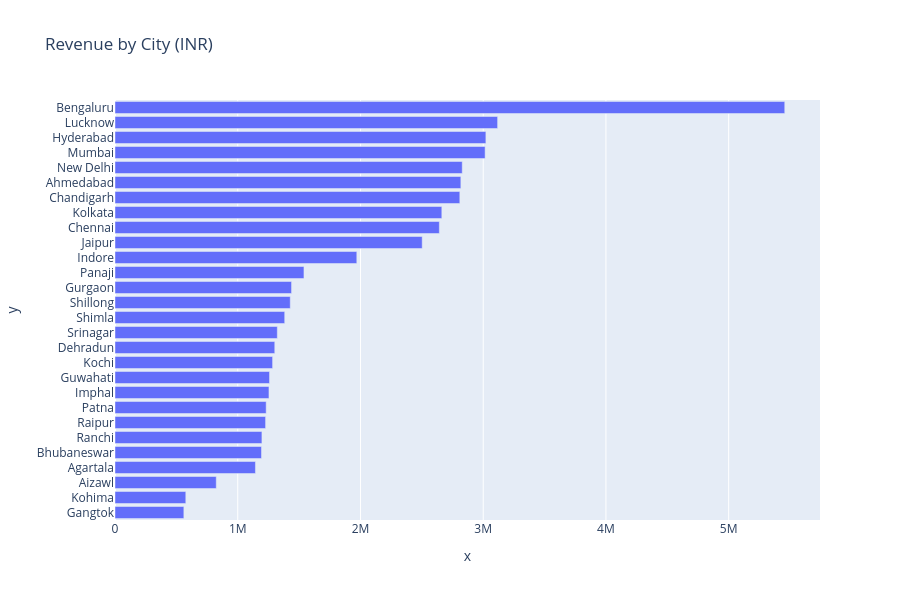

This figure's notebook cell:
### Markdown cell above
###  Sales by Cities

### Code cell
import plotly.express as px

city_sales = df.groupby("City")["Price (INR)"].sum().sort_values(ascending=False)

fig = px.bar(
    x=city_sales.values,
    y=city_sales.index,
    orientation="h",
    title="Revenue by City (INR)"
)

fig.update_layout(height=600, yaxis=dict(autorange="reversed"))

fig.show()

### Figure 1 — Plotly figure (JSON) as saved in the notebook; plotly's stock layout.template omitted (floating-point values rounded to 4 significant figures)
{"data": [{"hovertemplate": "x=%{x}<br>y=%{y}<extra></extra>", "legendgroup": "", "marker": {"color": "#636efa", "pattern": {"shape": ""}}, "name": "", "orientation": "h", "showlegend": false, "textposition": "auto", "type": "bar", "x": [5457000.0, 3117000.0, 3022000.0, 3016000.0, 2829000.0, 2818000.0, 2809000.0, 2663000.0, 2643000.0, 2503000.0, 1970000.0, 1539000.0, 1438000.0, 1428000.0, 1383000.0, 1323000.0, 1302000.0, 1284000.0, 1259000.0, 1254000.0, 1232000.0, 1227000.0, 1197000.0, 1194000.0, 1144000.0, 824900.0, 576800.0, 561000.0], "xaxis": "x", "y": ["Bengaluru", "Lucknow", "Hyderabad", "Mumbai", "New Delhi", "Ahmedabad", "Chandigarh", "Kolkata", "Chennai", "Jaipur", "Indore", "Panaji", "Gurgaon", "Shillong", "Shimla", "Srinagar", "Dehradun", "Kochi", "Guwahati", "Imphal", "Patna", "Raipur", "Ranchi", "Bhubaneswar", "Agartala", "Aizawl", "Kohima", "Gangtok"], "yaxis": "y"}], "layout": {"barmode": "relative", "height": 600, "legend": {"tracegroupgap": 0}, "title": {"text": "Revenue by City (INR)"}, "xaxis": {"anchor": "y", "domain": [0, 1], "title": {"text": "x"}}, "yaxis": {"anchor": "x", "autorange": "reversed", "domain": [0, 1], "title": {"text": "y"}}}}
